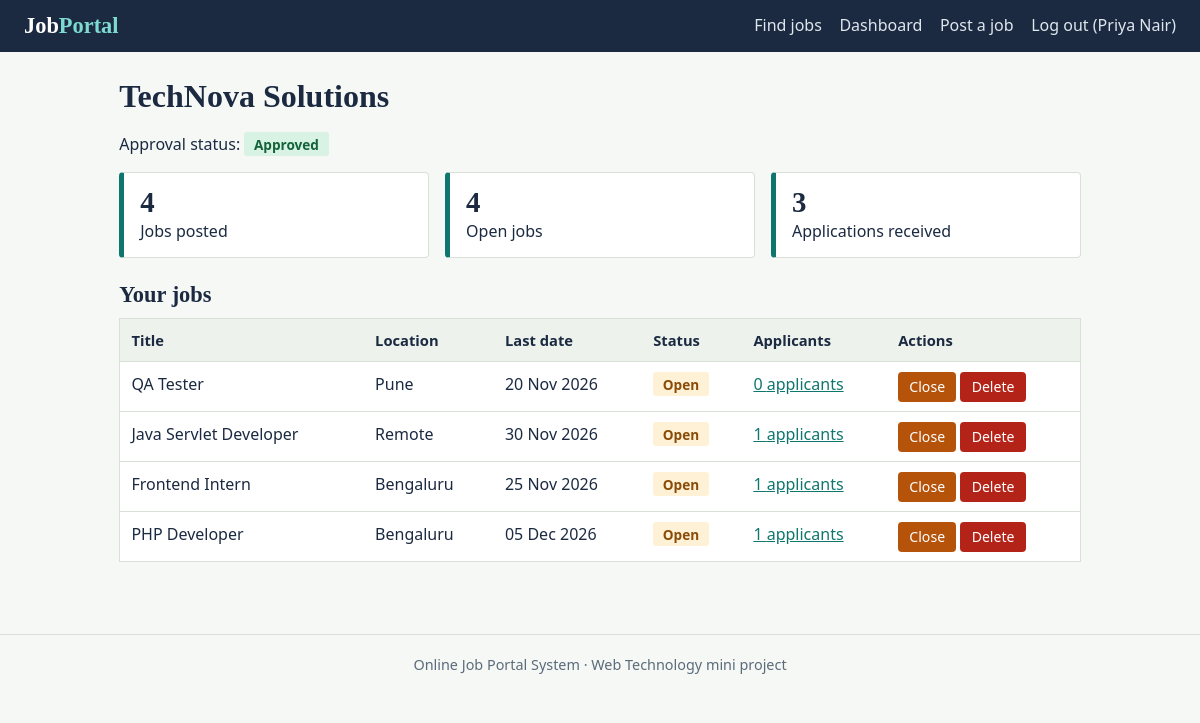
Page /employer/dashboard.php (signed in) on the committed database.
### tables this page shows
CREATE TABLE employer_profiles (
  id INT AUTO_INCREMENT PRIMARY KEY,
  user_id INT NOT NULL UNIQUE,
  company_name VARCHAR(120) NOT NULL,
  website VARCHAR(150),
  location VARCHAR(100),
  description TEXT,
  approval_status ENUM('pending','approved','rejected') NOT NULL DEFAULT 'pending',
  FOREIGN KEY (user_id) REFERENCES users(id) ON DELETE CASCADE
);

CREATE TABLE jobs (
  id INT AUTO_INCREMENT PRIMARY KEY,
  employer_id INT NOT NULL,
  title VARCHAR(120) NOT NULL,
  description TEXT NOT NULL,
  location VARCHAR(100) NOT NULL,
  salary VARCHAR(60),
  job_type ENUM('Full-time','Part-time','Internship') NOT NULL,
  skills VARCHAR(255),
  posted_date DATE NOT NULL,
  last_date DATE NOT NULL,
  status ENUM('open','closed') NOT NULL DEFAULT 'open',
  FOREIGN KEY (employer_id) REFERENCES users(id) ON DELETE CASCADE
);

### employer/dashboard.php (the view, shortened to what this page needs)
<?php
require_once '../config.php';
$uid = $_SESSION['user_id'];
$st = $conn->prepare('SELECT * FROM employer_profiles WHERE user_id=?');
$st->bind_param('i', $uid);
$st->execute();
$ep = $st->get_result()->fetch_assoc();
$st = $conn->prepare("SELECT j.*, (SELECT COUNT(*) FROM applications a WHERE a.job_id=j.id) AS total
                      FROM jobs j WHERE j.employer_id=? ORDER BY j.id DESC");
$st->bind_param('i', $uid);
$st->execute();
$jobs = $st->get_result()->fetch_all(MYSQLI_ASSOC);
$totalApps = array_sum(array_column($jobs, 'total'));
$openJobs = count(array_filter($jobs, fn($j) => $j['status'] === 'open'));
require '../includes/header.php';
?>
<h1><?= e($ep['company_name']) ?></h1>
<p>Approval status: <?= badge(ucfirst($ep['approval_status'])) ?></p>
<div class="stats">
  <div class="stat"><b><?= count($jobs) ?></b>Jobs posted</div>
  <div class="stat"><b><?= $openJobs ?></b>Open jobs</div>
  <div class="stat"><b><?= (int)$totalApps ?></b>Applications received</div>
</div>
<h2>Your jobs</h2>
<?php if (!$jobs): ?>
  <p class="empty">No jobs yet. <a href="post_job.php">Post your first job</a>.</p>
<?php else: ?>
<div class="table-wrap"><table>
  <tr><th>Title</th><th>Location</th><th>Last date</th><th>Status</th><th>Applicants</th><th>Actions</th></tr>
  <?php foreach ($jobs as $j): ?>
  <tr>
    <td><?= e($j['title']) ?></td>
    <td><?= e($j['location']) ?></td>
    <td><?= e(date('d M Y', strtotime($j['last_date']))) ?></td>
    <td><?= badge(ucfirst($j['status'])) ?></td>
    <td><a href="applicants.php?job_id=<?= (int)$j['id'] ?>"><?= (int)$j['total'] ?> applicants</a></td>
    <td class="actions">
      <form method="post">
        <?php if ($j['status'] === 'open'): ?>
          <button class="warn" name="action" value="close">Close</button>
        <?php else: ?>
          <button name="action" value="open">Reopen</button>
        <?php endif; ?>
        <button class="danger" name="action" value="delete" onclick="return confirm('Delete this job and its applications?')">Delete</button>
      </form>
    </td>
  </tr>
  <?php endforeach; ?>
</table></div>
<?php endif; ?>
<?php require '../includes/footer.php'; ?>

### config.php (shortened to what this page needs)
<?php
function e($s) { return htmlspecialchars((string)$s, ENT_QUOTES, 'UTF-8'); }
function badge($status) {
    $cls = strtolower($status);
    return '<span class="badge ' . e($cls) . '">' . e($status) . '</span>';
}

### css/style.css (style rules this page uses)
:root { --ink:#1b2a41;--paper:#f6f8f5;--card:#fff;--line:#d9e0d8;--accent:#0f766e;--accent-dark:#0b5a54;--warn:#b45309;--bad:#b42318;--muted:#5b6b7a }
* { box-sizing:border-box }
body { margin:0;background:var(--paper);color:var(--ink);font:16px/1.55 "Segoe UI",system-ui,sans-serif }
h1,h2,h3 { font-family:Georgia,"Times New Roman",serif;line-height:1.2;margin:0 0 .6rem }
h1 { font-size:2rem }
h2 { font-size:1.4rem }
a { color:var(--accent) }
.btn,button { display:inline-block;background:var(--accent);color:#fff;border:0;border-radius:4px;padding:.55rem 1.1rem;font:inherit;cursor:pointer;text-decoration:none }
.btn.danger,button.danger { background:var(--bad) }
.btn.warn,button.warn { background:var(--warn) }
.badge { display:inline-block;border-radius:3px;padding:.1rem .6rem;font-size:.85rem;font-weight:600 }
.badge.applied,.badge.pending,.badge.open { background:#fff1d6;color:#8a4b08 }
.badge.shortlisted,.badge.approved,.badge.active { background:#d8f2e3;color:#14633a }
table { width:100%;border-collapse:collapse;background:var(--card);border:1px solid var(--line) }
th,td { text-align:left;padding:.6rem .7rem;border-bottom:1px solid var(--line);vertical-align:top }
th { background:#edf2ec;font-size:.92rem }
.table-wrap { overflow-x:auto;margin-bottom:1.5rem }
.stats { display:grid;grid-template-columns:repeat(auto-fit,minmax(150px,1fr));gap:1rem;margin-bottom:1.5rem }
.stat { background:var(--card);border:1px solid var(--line);border-left:5px solid var(--accent);border-radius:4px;padding:.8rem 1rem }
.stat b { display:block;font:700 1.8rem Georgia,serif }
.actions form { display:inline }
.actions button { padding:.25rem .7rem;font-size:.88rem }

### rows in the picture
employer_profiles: company_name "TechNova Solutions"
jobs: title "QA Tester", location "Pune", last_date "20 Nov 2026", total "0", status "Close"
jobs: title "Java Servlet Developer", location "Remote", last_date "30 Nov 2026", total "1", status "Close"
jobs: title "Frontend Intern", location "Bengaluru", last_date "25 Nov 2026", total "1", status "Close"
jobs: title "PHP Developer", location "Bengaluru", last_date "05 Dec 2026", total "1", status "Close"

### other values in the picture
$_SESSION['name'] "Priya Nair"
$status "Approved"
count($jobs) "4"
$openJobs "4"
$totalApps "3"
